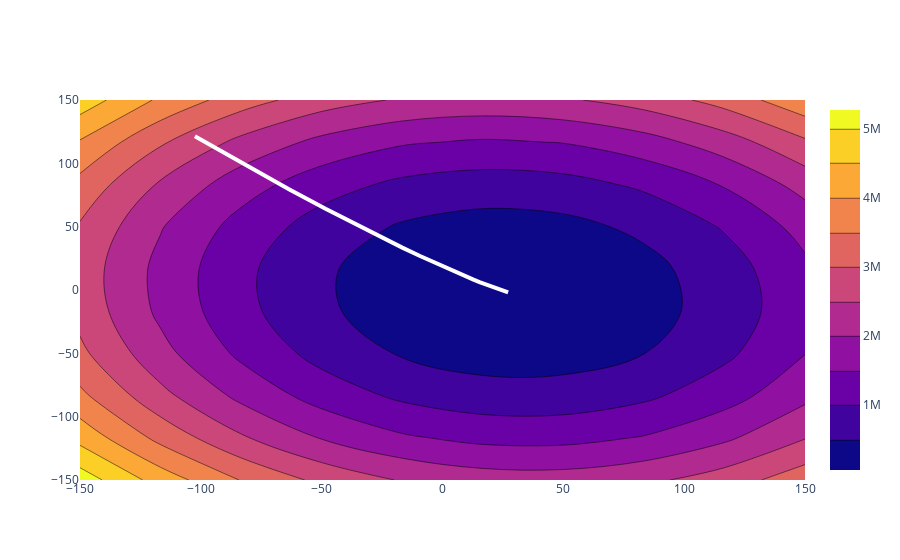

This figure's notebook cell:
### Code cell
import plotly.graph_objects as go

fig = go.Figure(go.Scatter(x=np.array(all_m).ravel(), y=np.array(all_b).ravel(), name='High 2014',
                           line=dict(color='#fff', width=4)))

fig.add_trace(go.Contour(z=z_arr, x=m_arr, y=b_arr))
fig.show()
